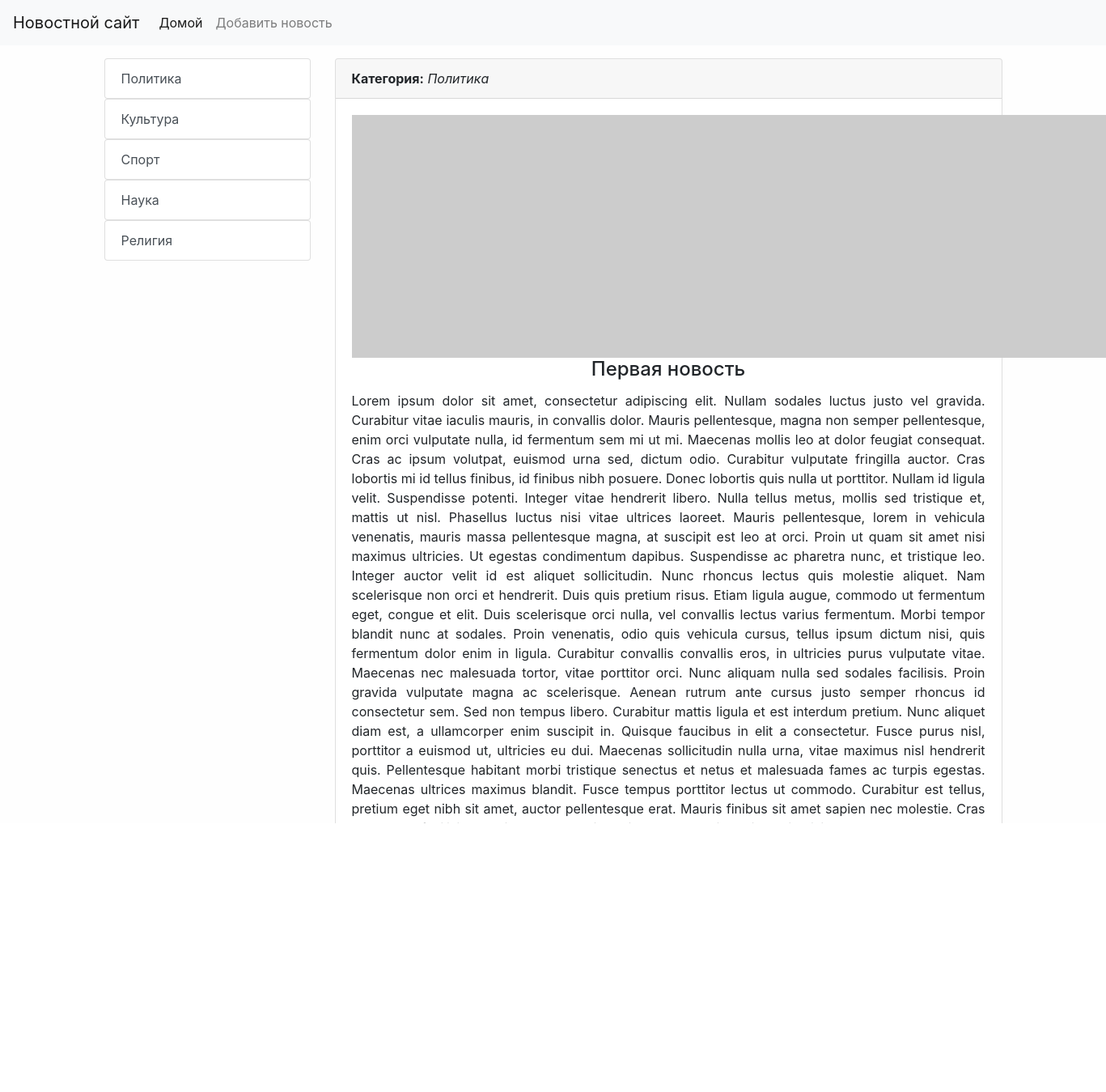
The page /news/1/ on the database its author committed.
### news/models.py (models this page shows, shortened)
class Category(models.Model):
    cat_title = models.CharField(max_length=100)
    def __str__(self):
        return self.cat_title
    def get_absolute_url(self):
        return reverse('category', kwargs={'category_id': self.pk})
    class Meta:
        verbose_name = 'Категория'
        verbose_name_plural = 'Категории'

class News(models.Model):
    news_title = models.CharField(max_length=200, verbose_name='Наименование')
    content = models.TextField(blank=True, verbose_name='Контент')
    pub_date = models.DateTimeField(auto_now_add=True, verbose_name='Дата публикации')
    pub_update = models.DateTimeField(auto_now=True, verbose_name='Дата обновления')
    count_view = models.IntegerField(default=0, verbose_name='Количество просмотров')
    photo = models.ImageField(upload_to='images/%Y/%m/%d', blank=True, verbose_name='Картинка')
    category = models.ForeignKey('Category', on_delete=models.CASCADE, blank=True, verbose_name='Категория')
    is_published = models.BooleanField(default=True, verbose_name='Опубликовано?')
    def __str__(self):
        return self.news_title
    class Meta:
        verbose_name = 'Новость'
        verbose_name_plural = 'Новости'

### news/views.py (the view)
# urls.py: path('news/<pk>/', OneNews.as_view(), name='one_news'),
class OneNews(DetailView):
    model = News
    template_name = 'news/one_news.html'
    context_object_name = 'title'
    def get_context_data(self, *, object_list=None, **kwargs):
        context = super(OneNews, self).get_context_data(**kwargs)
        context['count_view'] = count_view(self).count_view
        return context

### news/templatetags/tags.py (called while the page is built)
@register.simple_tag
def list_categories():
    return Category.objects.all()

### news/views.py (called while the page is built)
def count_view(self):
    count_views = News.objects.get(pk=self.kwargs['pk'])
    count_views.count_view += 1
    count_views.save()
    return count_views

### news/templates/news/one_news.html (shortened to what this page needs)
{% extends 'base.html' %}
{% block content %}
<div class="card text mb-3">
    <div class="card-header">
        <strong>Категория:</strong> <em>{{ title.category }}</em>
    </div>
    <div class="card-body">
            {% if title.photo %}
            <img src="{{ title.photo.url }}" alt="" width="300" class="float-left mr-3">
            {% else %}
            <img src="https://picsum.photos/id/1006/300/270" alt="" class="float-left mr-3">
            {% endif %}
            <div class="media-body mb-3">
                <h4 align="center" class="card-title">{{ title.news_title }}</h4>
                <p align="justify" class="card-text">{{ title.content }}</p>
                <a href="/" class="btn btn-primary">Вернуться на главную</a>
            </div>
        <div class="card-footer text-muted">
            <div class="container">
                <div class="row">
                    <div class="col-8">
                    </div>
                    <div class="col-4">
                    </div>
                </div>
            </div>
        </div>
    </div>
</div>
{% endblock %}

### templates/inc/_sidebar.html
{% load tags %}
{% list_categories as category %}
{% for item in category %}
<div class="list-group">
    <a href="{{ item.get_absolute_url }}" class="list-group-item list-group-item-action">{{ item.cat_title }}</a>
</div>
{% endfor %}

### news/static/news/css/style.css (style rules this page uses)
body { background: #fefefe; }

### rows shown on the page
Category: cat_title "Политика"
Category: cat_title "Культура"
Category: cat_title "Спорт"
Category: cat_title "Наука"
Category: cat_title "Религия"
News: category "Политика", news_title "Первая новость", content "Lorem ipsum dolor sit amet, consectetur adipiscing elit. Nullam sodales luctus justo vel gravida. Curabitur vitae iaculis mauris, in convallis dolor. Mauris pellentesque, magna non semper pellentesque, enim orci vulputate nulla, id fermentum sem mi ut mi. Maecenas mollis leo at dolor feugiat consequat. Cras ac ipsum volutpat, euismod urna sed, dictum odio. Curabitur vulputate fringilla auctor. Cras lobortis mi id tellus finibus, id finibus nibh posuere. Donec lobortis quis nulla ut porttitor. Nullam id ligula velit. Suspendisse potenti. Integer vitae hendrerit libero. Nulla tellus metus, mollis sed tristique et, mattis ut nisl. Phasellus luctus nisi vitae ultrices laoreet. Mauris…"
